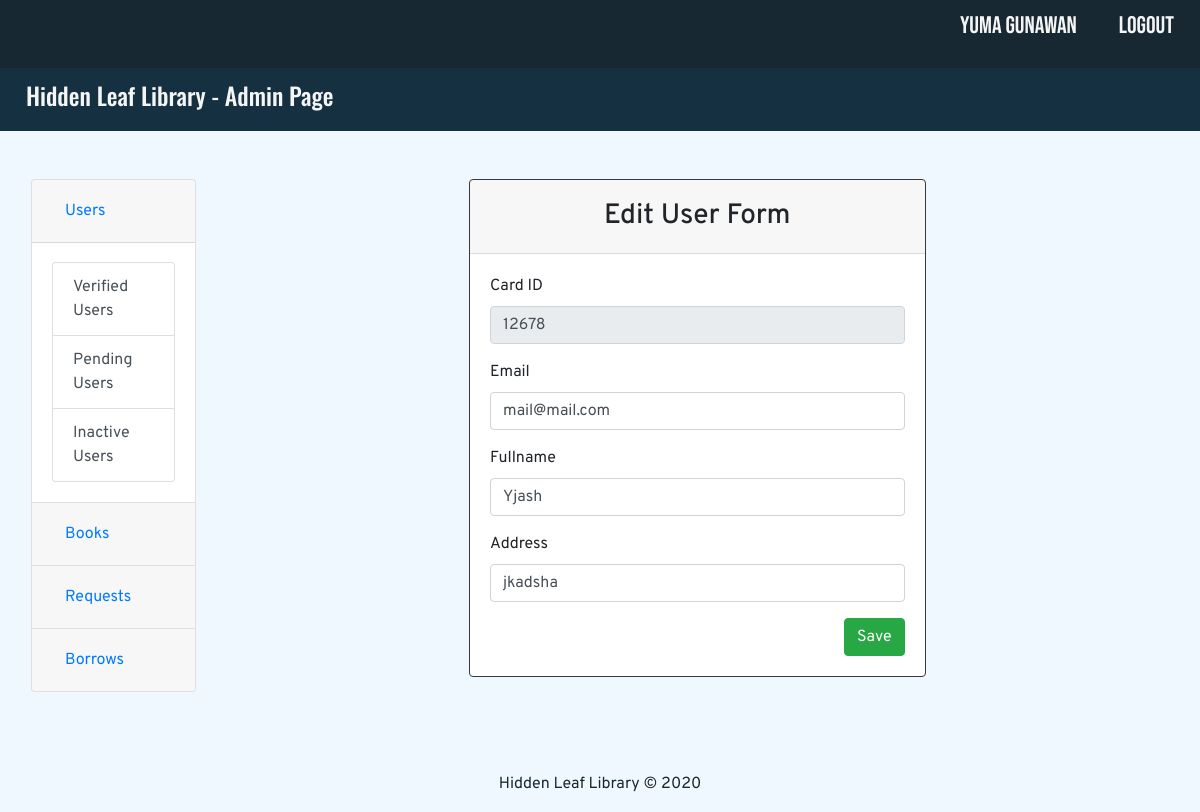
Screenshot of /userEdit.php?id=11 (signed in) with the database file from the repository.
### tables this page shows
CREATE TABLE `user` (
  `id` int(5) NOT NULL,
  `card_id` varchar(11) NOT NULL,
  `password` varchar(255) NOT NULL,
  `email` varchar(30) NOT NULL,
  `fullname` varchar(30) NOT NULL,
  `address` varchar(50) NOT NULL,
  `level` int(5) NOT NULL,
  `status` int(5) NOT NULL
);

### userEdit.php (the view, shortened to what this page needs)
<?php
  include "koneksi.php";
  if(!empty($_GET['id'])){
    $user_id = $_GET['id'];
    $query = "SELECT * FROM user WHERE id = '$user_id'";
    $res = mysqli_query($con, $query);
    $data = mysqli_fetch_array($res);
    $card_id = $data['card_id'];
    $email = $data['email'];
    $fullname = $data['fullname'];
    $address = $data['address'];
  }
?>
<!DOCTYPE html>
<html lang="en">
<head>
    <link rel="stylesheet" href="https://cdn.jsdelivr.net/npm/bootstrap@4.5.3/dist/css/bootstrap.min.css">
    <link rel="stylesheet" href="css/style.css">
</head>
<body>
    <?php
      include "navbar.php";
    ?>
    <div class="row mt-5 mx-3">
        <?php
            include "adminBar.php";
        ?>
        <div class="col-md-5 mx-auto">
            <div class="card border-dark">
                <div class="card-header">
                    <h3 class="mb-0 my-2" style="text-align: center;">Edit User Form</h3>
                </div>
                <div class="card-body">
                    <form class="form" role="form" autocomplete="off" method="POST" action="">
                        <div class="form-group">
                            <label for="card_id">Card ID</label>
                            <input type="text" name="card_id" class="form-control" id="card_id" placeholder="Input card ID" readonly required="" value="<?php echo $card_id; ?>">
                        </div>
                        <div class="form-group">
                            <label for="email">Email</label>
                            <input type="text" name="email" class="form-control" id="email" placeholder="Input email" required="" value="<?php echo $email; ?>">
                        </div>
                        <div class="form-group">
                            <label for="fullname">Fullname</label>
                            <input type="text" name="fullname" class="form-control" id="fullname" placeholder="Input full name" required="" value="<?php echo $fullname; ?>">
                        </div>
                        <div class="form-group">
                            <label for="address">Address</label>
                            <input type="text" name="address" class="form-control" id="address" placeholder="Input address" required="" value="<?php echo $address; ?>">
                        </div>
                        <div class="form-group">
                            <input name="save" type="submit" class="btn btn-success btn-md float-right" value="Save"/>
                        </div>
                    </form>
                </div>
            </div>
        </div>
    </div>
    <?php
      include "footer.php";
    ?>
</body>
</html>

### css/style.css (style rules this page uses)
body { background-color: aliceblue; font-family: "Overpass", sans-serif; scroll-behavior: smooth; }

### rows the page displays
user: card_id "12678", email "mail@mail.com", fullname "Yjash", address "jkadsha"

### other values shown
$_SESSION["fname"] "Yuma Gunawan"
